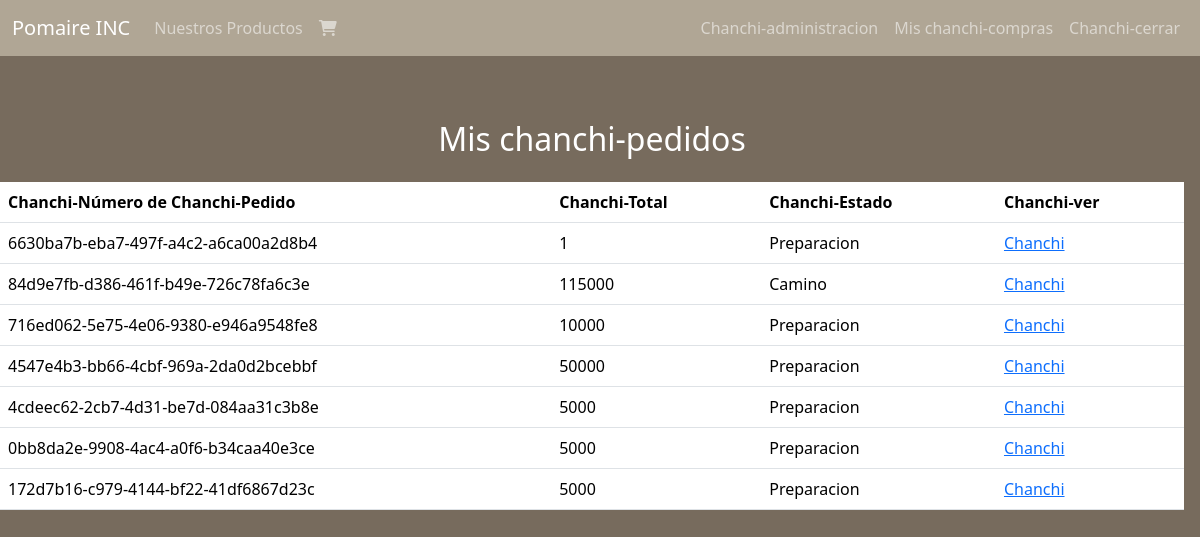
The page /mis_compras/ (signed in) on the database its author committed.
### pagina/models.py (models this page shows, shortened)
class Boleta (models.Model):
    id = models.UUIDField(default=uuid.uuid4, primary_key=True, unique=True, editable=False)
    fechaVenta = models.DateTimeField(auto_now_add=True)
    cliente = models.ForeignKey(Usuario,on_delete=models.CASCADE)
    completada = models.BooleanField(default=False)
    @property
    def get_total(self):
        detalle = self.detalle_boleta_set.all()
        total = sum([item.producto.valor * item.cantidad_productos for item in detalle])
        return total

class Detalle_boleta (models.Model):
    producto = models.ForeignKey(Producto, on_delete=models.CASCADE)
    boleta = models.ForeignKey(Boleta, on_delete=models.CASCADE)
    cantidad_productos = models.IntegerField(default=0)

class Producto (models.Model):
    TIPO = [
        ('C', 'Chanchito'),
        ('P', 'Paila')
    ]
    tipo = models.CharField(max_length=1,choices=TIPO, default= 'C')
    id = models.UUIDField(default=uuid.uuid4, primary_key=True, unique=True, editable=False)
    nombre = models.CharField(max_length=50,unique=True)
    descripcion = models.CharField(max_length=300)
    valor = models.IntegerField()
    stock = models.IntegerField()
    imagen = models.ImageField(upload_to="productos/")

class Envio (models.Model):
    envio = [
        ('E', 'Enviado'),
        ('C', 'Camino'),
        ('R', 'Recibido'),
        ('N', 'No Recibido'),
        ('P', 'Preparacion')
    ]
    boleta = models.OneToOneField(Boleta,on_delete=models.CASCADE)
    region = models.ForeignKey(Region,on_delete=models.SET_NULL,blank=True, null=True)
    direccion = models.CharField(max_length=250)
    estado = models.CharField(max_length=1,choices=envio,default= 'P')

### pagina/views.py (the view)
# urls.py: path('mis_compras/',misProductos,name="misProductos"),
@login_required
def misProductos(request):
    boleta = Boleta.objects.filter(cliente=request.user,completada=True).all()
    context = {'boletas': boleta}
    return render(request,"core/misProductos.html",context)

### pagina/templates/core/misProductos.html
{% extends "core/template.html" %} {% load static %}
{% block content %}
<div class="d-flex flex-row justify-content-center flex-wrap contenedor">
    <h2 class="mt-5 titulo-blanco text-white">Mis chanchi-pedidos</h2>
<table class="table tabla-pedidos">
    <thead>
        <tr>
            <th class="subtitulo-blanco">Chanchi-Número de Chanchi-Pedido</th>
            <th class="subtitulo-blanco">Chanchi-Total</th>
            <th class="subtitulo-blanco">Chanchi-Estado</th>
            <th class="subtitulo-blanco">Chanchi-ver</th>
        </tr>
    </thead>
    <tbody>
        {% for boleta in boletas  %}
        <tr>
            <td>{{boleta.id}}</td>
            <td>{{boleta.get_total}}</td>
            <td>{{boleta.envio.get_estado_display}}</td>
            <td><a href="{%url 'productos_usuario' boleta.id%}">Chanchi</a></td>
        </tr>
        {% endfor %}
    </tbody>
</table>
</div>
{% endblock  %}

### pagina/static/core/css/test.css (style rules this page uses)
body { background-color: #776b5d !important; }
.contenedor { gap: 1rem; margin-right: 1rem; margin-top: 1rem; }

### rows shown on the page
Boleta: id "6630ba7b-eba7-497f-a4c2-a6ca00a2d8b4", get_total "1", envio.estado "Preparacion"
Boleta: id "84d9e7fb-d386-461f-b49e-726c78fa6c3e", get_total "115000", envio.estado "Camino"
Boleta: id "716ed062-5e75-4e06-9380-e946a9548fe8", get_total "10000", envio.estado "Preparacion"
Boleta: id "4547e4b3-bb66-4cbf-969a-2da0d2bcebbf", get_total "50000", envio.estado "Preparacion"
Boleta: id "4cdeec62-2cb7-4d31-be7d-084aa31c3b8e", get_total "5000", envio.estado "Preparacion"
Boleta: id "0bb8da2e-9908-4ac4-a0f6-b34caa40e3ce", get_total "5000", envio.estado "Preparacion"
Boleta: id "172d7b16-c979-4144-bf22-41df6867d23c", get_total "5000", envio.estado "Preparacion"
